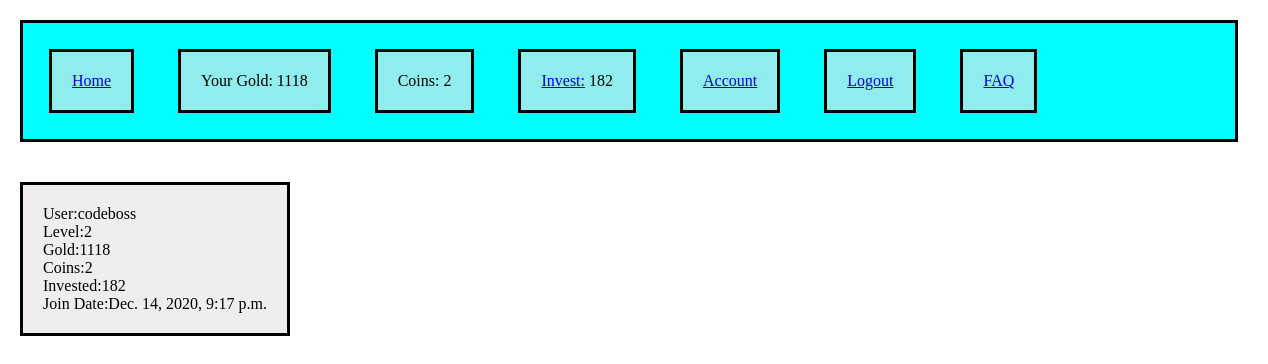
The page /display_account (signed in) on the database as committed earlier.
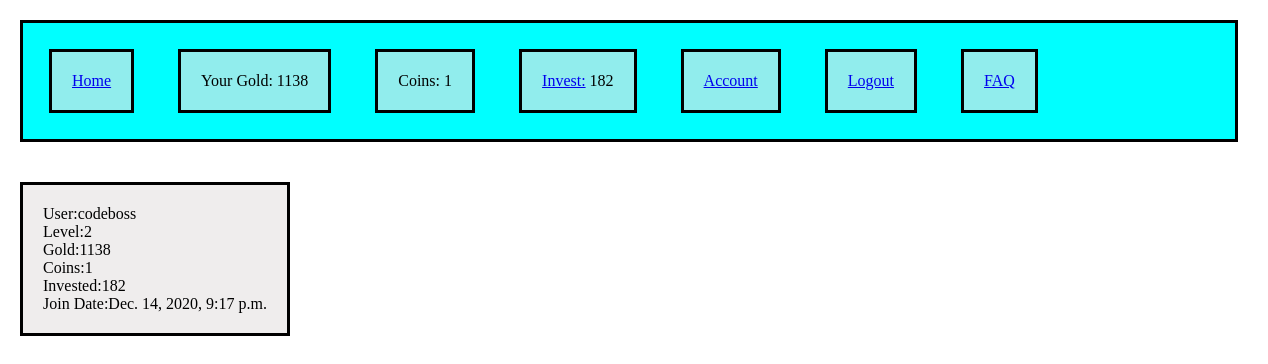
The same page on the database as committed later.
### app1/models.py (models this page shows)
class User(models.Model):
    email = models.CharField(max_length=100)
    username =models.CharField(max_length=100)
    password = models.CharField(max_length=100)
    account_balance = models.IntegerField()
    coins = models.IntegerField()
    invested_balance = models.IntegerField()
    date_joined = models.DateTimeField(auto_now_add=True)
    investment_click_counter = models.IntegerField()
    coin_click_counter = models.IntegerField()
    level = models.IntegerField()
    objects = UserManager()

### app1/views.py (the view)
# urls.py: path('display_account',views.display_account),
def display_account(request):
    user = User.objects.get(id=request.session['user_id'])
    context = {
    "user":user
}
    return render(request,"display_account.html",context)

### app1/templates/display_account.html (shortened to what this page needs)
<!DOCTYPE html>
<html>
  <head>
    {% load static %}
    <link rel="stylesheet" href="{% static 'css/invest.css' %}">
  </head>
  <body>
    <div id='above_wrapper'>
      <div class='nav_bar'><p><a href='/'>Home</a> </p></div>
      <div class='nav_bar'><p>Your Gold: {{user.account_balance}}</p></div>
      <div class='nav_bar'><p>Coins: {{user.coins}}</p></div>
      <div class='nav_bar'><p><a href='/display_invest'>Invest:</a> {{user.invested_balance}}</p></div>
      <div class='nav_bar'><p><a href='/display_account'>Account</a></p></div>
      <div class='nav_bar'><p><a href='/logout'>Logout</a></p></div>
      <div class='nav_bar'><p><a href='/faq'>FAQ</a></p></div>
    </div>
  <div>
      <p>User:{{user.username}}</p>
      <p>Level:{{user.level}}</p>
      <p>Gold:{{user.account_balance}}</p>
      <p>Coins:{{user.coins}}</p>
      <p>Invested:{{user.invested_balance}}</p>
      <p>Join Date:{{user.date_joined}}</p>
  </div>
  </body>
</html>

Rows that differ between the two databases and show on the page:
changed User "codeboss": account_balance "1118" → "1138"; coins "2" → "1"
